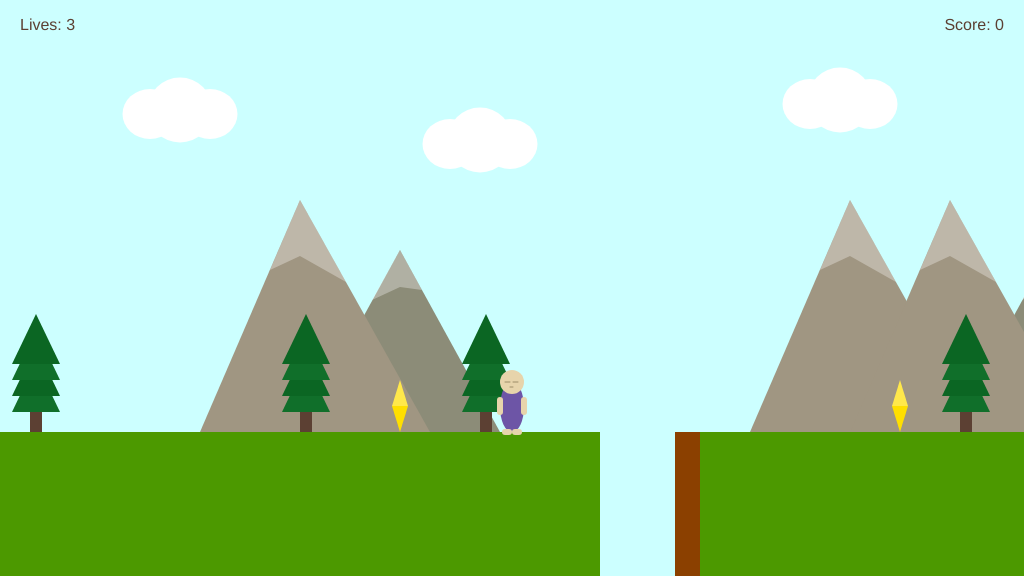
Frame 1 (no input)
Frame 60 (no input): identical to frame 1, image omitted
Frame 120 (the mouse pressed at the canvas centre since frame 60): identical to frame 1, image omitted

The p5.js sketch that drew this single still picture (run headless with seeded random() and noise() and a simulated clock; from frame 60 on, the mouse is pressed at the canvas centre):

// p5.js sketch
// ── sketch.js
/*

The Game Project 6 - Adding Game Mechanics

*/

var gameChar_x;
var gameChar_y;
var floorPos_y;
var scrollPos;
var gameChar_world_x;

var isLeft;
var isRight;
var isFalling;
var isPlummeting;

var canyons;
var clouds;
var collectable;
var mountains;
var trees_x;

var game_score;
var flagpole;
var lives;

function setup()
{
	createCanvas(1024, 576);
	
	floorPos_y = height * 3/4;
	lives = 3;
	
	startGame();	
}

function draw()
{
	background(204,255,255); // fill the sky blue

	noStroke();
	fill(76,153,0);
	rect(0, floorPos_y, width, height/4); // draw some green ground

	push();
	translate(scrollPos, 0);
	// Draw clouds.
	drawClouds();

	// Draw mountains.
	drawMountains();

	// Draw trees.
	drawTrees();

	// Draw canyons.
	for(var i = 0; i < canyons.length; i++){
		drawCanyon(canyons[i]);
		checkCanyon(canyons[i]);
	}
	
	// Draw collectable items.
	for(var i = 0; i < collectable.length; i++){
		if(collectable[i].isFound == false){
			drawCollectable(collectable[i]);
			checkCollectable(collectable[i]);
		}
	}

	// Draw flagpole.
	renderFlagpole();	

	pop();

	// Draw game character.
	drawGameChar();

	// Game score.
	fill(92,64,51);
	noStroke();
	textSize(16);
	textAlign(RIGHT);
	text("Score: " + game_score, width - 20, 30);

	// Lives.
	fill(92,64,51);
	noStroke();
	textSize(16);
	textAlign(LEFT);
	text("Lives: " + lives, 20, 30);

	// Game over.
	if(lives < 1)
	{
		fill(92,64,51);
		textSize(16);
		textAlign(CENTER);
		text("Game over! Press space to continue.", width/2, 30);
		return;
	}

	// Level finished.
	if(flagpole.isReached)
	{
		fill(92,64,51);
		textSize(16);
		textAlign(CENTER);
		text("Level complete! Press space to continue.", width/2, 30);
		return;
	}

	// Logic to make the game character move or the background scroll.
	if(isLeft)
	{
		if(gameChar_x > width * 0.2)
		{
			gameChar_x -= 5;
		}
		else
		{
			scrollPos += 5;
		}
	}

	if(isRight)
	{
		if(gameChar_x < width * 0.8)
		{
			gameChar_x  += 5;
		}
		else
		{
			scrollPos -= 5; // negative for moving against the background
		}
	}

	// Logic to make the game character rise and fall.
	if(gameChar_y < floorPos_y)
	{
		gameChar_y += 4; 
		isFalling = true;
	}
	else
	{
		isFalling = false;
	}

	if(isPlummeting)
	{
		gameChar_y += 5;
  	}
	
	// Logic for flagpole. 
	if(!flagpole.isReached)
	{
		checkFlagpole();  
	}

	// Update real position of gameChar for collision detection.
	gameChar_world_x = gameChar_x - scrollPos;

	checkPlayerDie();
}


// ---------------------
// Key control functions
// ---------------------

function keyPressed(){

	if(keyCode == 37)	
	{
		isLeft = true;
	}

	if(keyCode == 39)	
	{
		isRight = true;
	}

	if(keyCode == 32 && gameChar_y == floorPos_y)
	{
		gameChar_y -= 100;
	}

}

function keyReleased()
{

	if(keyCode == 37)	
	{
		isLeft = false;
	}

	if(keyCode == 39)	
	{
		isRight = false;
	}

}

// ------------------------------
// Game character render function
// ------------------------------

// Function to draw the game character.

function drawGameChar()
{
	// draw game character
	if(isLeft && isFalling)
	{
		// add your jumping-left code
		fill(109, 85, 166);
		ellipse(gameChar_x, gameChar_y - 29, 12, 50);
		fill(231, 212, 171);
		ellipse(gameChar_x, gameChar_y - 54, 24, 24);
		rect(gameChar_x - 15, gameChar_y - 39, 18, 6, 5);
		rect(gameChar_x - 4, gameChar_y - 7, 6, 10, 8);
		stroke(157, 141, 105);
		line(gameChar_x - 7, gameChar_y - 54, gameChar_x - 2, gameChar_y - 54);
		line(gameChar_x +1, gameChar_y - 54, gameChar_x + 6, gameChar_y - 54);
		line(gameChar_x - 2, gameChar_y - 49, gameChar_x + 1, gameChar_y - 49);

	}
	else if(isRight && isFalling)
	{
		// add your jumping-right code
		fill(109, 85, 166);
		ellipse(gameChar_x, gameChar_y - 29, 12, 50);
		fill(231, 212, 171);
		ellipse(gameChar_x, gameChar_y - 54, 24, 24);
		rect(gameChar_x - 3, gameChar_y - 39, 18, 6, 5);
		rect(gameChar_x - 2, gameChar_y - 7, 6, 10, 8);
		stroke(157, 141, 105);
		line(gameChar_x - 7, gameChar_y - 54, gameChar_x - 2, gameChar_y - 54);
		line(gameChar_x +1, gameChar_y - 54, gameChar_x + 6, gameChar_y - 54);
		line(gameChar_x - 2, gameChar_y - 49, gameChar_x + 1, gameChar_y - 49);

	}
	else if(isLeft)
	{
		// add your walking left code
		fill(109, 85, 166);
		ellipse(gameChar_x, gameChar_y - 25, 12, 50);
		fill(231, 212, 171);
		ellipse(gameChar_x, gameChar_y - 50, 24, 24);
		rect(gameChar_x - 3, gameChar_y - 35, 6, 18, 5);
		rect(gameChar_x - 8, gameChar_y - 3, 10, 6, 8);
		stroke(157, 141, 105);
		line(gameChar_x - 7, gameChar_y - 50, gameChar_x - 2, gameChar_y - 50);
		line(gameChar_x +1, gameChar_y - 50, gameChar_x + 6, gameChar_y - 50);
		line(gameChar_x - 2, gameChar_y - 45, gameChar_x + 1, gameChar_y - 45);

	}
	else if(isRight)
	{
		// add your walking right code
		fill(109, 85, 166);
		ellipse(gameChar_x, gameChar_y - 25, 12, 50);
		fill(231, 212, 171);
		ellipse(gameChar_x, gameChar_y - 50, 24, 24);
		rect(gameChar_x - 3, gameChar_y - 35, 6, 18, 5);
		rect(gameChar_x - 2, gameChar_y - 3, 10, 6, 8);
		stroke(157, 141, 105);
		line(gameChar_x - 7, gameChar_y - 50, gameChar_x - 2, gameChar_y - 50);
		line(gameChar_x +1, gameChar_y - 50, gameChar_x + 6, gameChar_y - 50);
		line(gameChar_x - 2, gameChar_y - 45, gameChar_x + 1, gameChar_y - 45);

	}
	else if(isFalling || isPlummeting)
	{
		// add your jumping facing forwards code
		fill(109, 85, 166);
		ellipse(gameChar_x, gameChar_y - 29, 24, 50);
		fill(231, 212, 171);
		ellipse(gameChar_x, gameChar_y - 54, 24, 24);
		rect(gameChar_x - 18, gameChar_y - 39, 14, 6, 5);
		rect(gameChar_x + 4, gameChar_y - 39, 14, 6, 5);
		rect(gameChar_x + 2, gameChar_y - 8, 6, 10, 8);
		rect(gameChar_x - 8, gameChar_y - 8, 6, 10, 8);
		stroke(157, 141, 105);
		line(gameChar_x - 7, gameChar_y - 54, gameChar_x - 2, gameChar_y - 54);
		line(gameChar_x +1, gameChar_y - 54, gameChar_x + 6, gameChar_y - 54);
		line(gameChar_x - 2, gameChar_y - 49, gameChar_x + 1, gameChar_y - 49);

	}
	else
	{
		// add your standing front facing code
		fill(109, 85, 166);
		ellipse(gameChar_x, gameChar_y - 25, 24, 50);
		fill(231, 212, 171);
		ellipse(gameChar_x, gameChar_y - 50, 24, 24);
		rect(gameChar_x - 15, gameChar_y - 35, 6, 18, 5);
		rect(gameChar_x + 9, gameChar_y - 35, 6, 18, 5);
		rect(gameChar_x, gameChar_y - 3, 10, 6, 8);
		rect(gameChar_x - 10, gameChar_y - 3, 10, 6, 8);
		stroke(157, 141, 105);
		line(gameChar_x - 7, gameChar_y - 50, gameChar_x - 2, gameChar_y - 50);
		line(gameChar_x +1, gameChar_y - 50, gameChar_x + 6, gameChar_y - 50);
		line(gameChar_x - 2, gameChar_y - 45, gameChar_x + 1, gameChar_y - 45);

	}
}

// ---------------------------
// Background render functions
// ---------------------------

// Function to draw cloud objects.
function drawClouds()
{
	for(var i = 0; i < clouds.length; i++)	
	{
		fill(255,255,255);
		ellipse(clouds[i].x_pos, clouds[i].y_pos, 65, 65);
		ellipse(clouds[i].x_pos - 30, clouds[i].y_pos + 4, 55, 50);
		ellipse(clouds[i].x_pos + 30, clouds[i].y_pos + 4, 55, 50);
	}
}

// Function to draw mountains objects.
function drawMountains()
{
	for(var i = 0; i < mountains.length; i++)	
	{
		fill(140,140,120);
		triangle(mountains[i], floorPos_y,
				 mountains[i] + 100, floorPos_y - 182,
				 mountains[i] + 200, floorPos_y);
		fill(160,150,130);
		triangle(mountains[i] - 100, floorPos_y,
				 mountains[i], floorPos_y - 232,
				 mountains[i] + 130, floorPos_y);
		
		fill(255,255,255,80);
		beginShape();
		vertex(mountains[i] - 30, floorPos_y - 162);
		vertex(mountains[i], floorPos_y - 232);
		vertex(mountains[i] + 46, floorPos_y - 150);
		vertex(mountains[i], floorPos_y - 176);
		endShape(CLOSE);
		beginShape();
		vertex(mountains[i] + 72, floorPos_y - 132);
		vertex(mountains[i] + 100, floorPos_y - 182);
		vertex(mountains[i] + 122, floorPos_y - 142);
		vertex(mountains[i] + 100, floorPos_y - 145);
		endShape(CLOSE);
	}
}

// Function to draw trees objects.
function drawTrees()
{
	for(var i = 0; i < trees_x.length; i++)
	{
		fill(92,64,51);
		rect(trees_x[i], floorPos_y - 70, 12, 70);
		fill(16,111,42);
		triangle(trees_x[i] - 18, floorPos_y - 20,
				 trees_x[i] + 6, floorPos_y - 70,
				 trees_x[i] + 30, floorPos_y - 20);
		fill(11,102,35);
		triangle(trees_x[i] - 18, floorPos_y - 36,
				 trees_x[i] + 6, floorPos_y - 86,
				 trees_x[i] + 30, floorPos_y - 36);
		fill(16,111,42);
		triangle(trees_x[i] - 18, floorPos_y - 52,
				 trees_x[i] + 6, floorPos_y - 102,
				 trees_x[i] + 30, floorPos_y - 52);
		fill(11,102,35);
		triangle(trees_x[i] - 18, floorPos_y - 68,
				 trees_x[i] + 6, floorPos_y - 118,
				 trees_x[i] + 30, floorPos_y - 68);
	}
}


// ---------------------------------
// Canyon render and check functions
// ---------------------------------

// Function to draw canyon objects.

function drawCanyon(t_canyon)
{
	fill(139,64,0);
	rect(t_canyon.x_pos, floorPos_y, t_canyon.width, height - floorPos_y);
	fill(204,255,255);
	rect(t_canyon.x_pos, floorPos_y, t_canyon.width * 0.75, height - floorPos_y);
}

// Function to check character is over a canyon.

function checkCanyon(t_canyon)
{
	if(gameChar_world_x > t_canyon.x_pos && gameChar_world_x < (t_canyon.x_pos + t_canyon.width - 20) && gameChar_y >= floorPos_y)
	{
		isPlummeting = true;
	}
}

// ----------------------------------
// Collectable items render and check functions
// ----------------------------------

// Function to draw collectable objects.

function drawCollectable(t_collectable)
{
	fill(255,223,0);
    triangle(t_collectable.x_pos,t_collectable.y_pos,
            t_collectable.x_pos - 8,t_collectable.y_pos - 26,
            t_collectable.x_pos + 8,t_collectable.y_pos - 26);
	fill(255,232,75);
    triangle(t_collectable.x_pos - 8,t_collectable.y_pos - 26,
            t_collectable.x_pos,t_collectable.y_pos - 52,
            t_collectable.x_pos + 8,t_collectable.y_pos - 26);
}

// Function to check character has collected an item.

function checkCollectable(t_collectable)
{
	if(dist(gameChar_world_x, gameChar_y, t_collectable.x_pos, t_collectable.y_pos) < 20)
	{
		t_collectable.isFound = true;
		game_score += 1;
	}
}

// Function to draw flagpole.

function renderFlagpole()
{
	push();
	
	// Flag
	fill(85,121,166);
	noStroke();
	if(flagpole.isReached)
	{
		rect(flagpole.x_pos, floorPos_y - 150, 40, 20);
	}
	else	
	{
		rect(flagpole.x_pos, floorPos_y - 40, 40, 20);
	}
	
	// Pole
	strokeWeight(5);
	stroke(222,222,232);
	line(flagpole.x_pos, floorPos_y, flagpole.x_pos, floorPos_y - 150);

	pop();
}

// Function to check flagpole.

function checkFlagpole()
{
	var d = abs(gameChar_world_x - flagpole.x_pos);
	if(d < 20)
	{
		flagpole.isReached = true;
	}
}

// Function to check player.

function checkPlayerDie()
{
	if(gameChar_y >= height + 65)
	{
		lives -= 1;
		
		if(lives > 0)
		{
			startGame();
		}
	}
	
	
}

// Function to start game.

function startGame()
{
	gameChar_x = width/2;
	gameChar_y = floorPos_y;

	// Variable to control the background scrolling.
	scrollPos = 0;

	// Variable to store the real position of the gameChar in the game
	// world. Needed for collision detection.
	gameChar_world_x = gameChar_x - scrollPos;

	// Boolean variables to control the movement of the game character.
	isLeft = false;
	isRight = false;
	isFalling = false;
	isPlummeting = false;

	// Initialise arrays of scenery objects.
	canyons = [{x_pos: 600, width: 100},
			   {x_pos: 1200, width: 100},
			   {x_pos: 2400, width: 100}
	];
	clouds = [{x_pos: -520, y_pos: 110},
			  {x_pos: -180, y_pos: 140},
			  {x_pos: 180, y_pos: 110},
			  {x_pos: 480, y_pos: 140},
			  {x_pos: 840, y_pos: 100},
			  {x_pos: 1340, y_pos: 140},
			  {x_pos: 1640, y_pos: 100},
			  {x_pos: 2000, y_pos: 140},
			  {x_pos: 2280, y_pos: 110}
	];
	collectable = [{x_pos: -600, y_pos: floorPos_y, size: 50, isFound: false},
			 		{x_pos: 400, y_pos: floorPos_y, size: 50, isFound: false},
			  		{x_pos: 900, y_pos: floorPos_y, size: 50, isFound: false},
				    {x_pos: 1750, y_pos: floorPos_y, size: 50, isFound: false}
	];
	mountains = [-400, -200, 300, 850, 950, 1500, 1900, 2100];
	trees_x = [-320, 30, 300, 480, 960, 1340, 2000, 2100];

	game_score = 0;

	flagpole = {x_pos: 1500, isReached: false};
}
